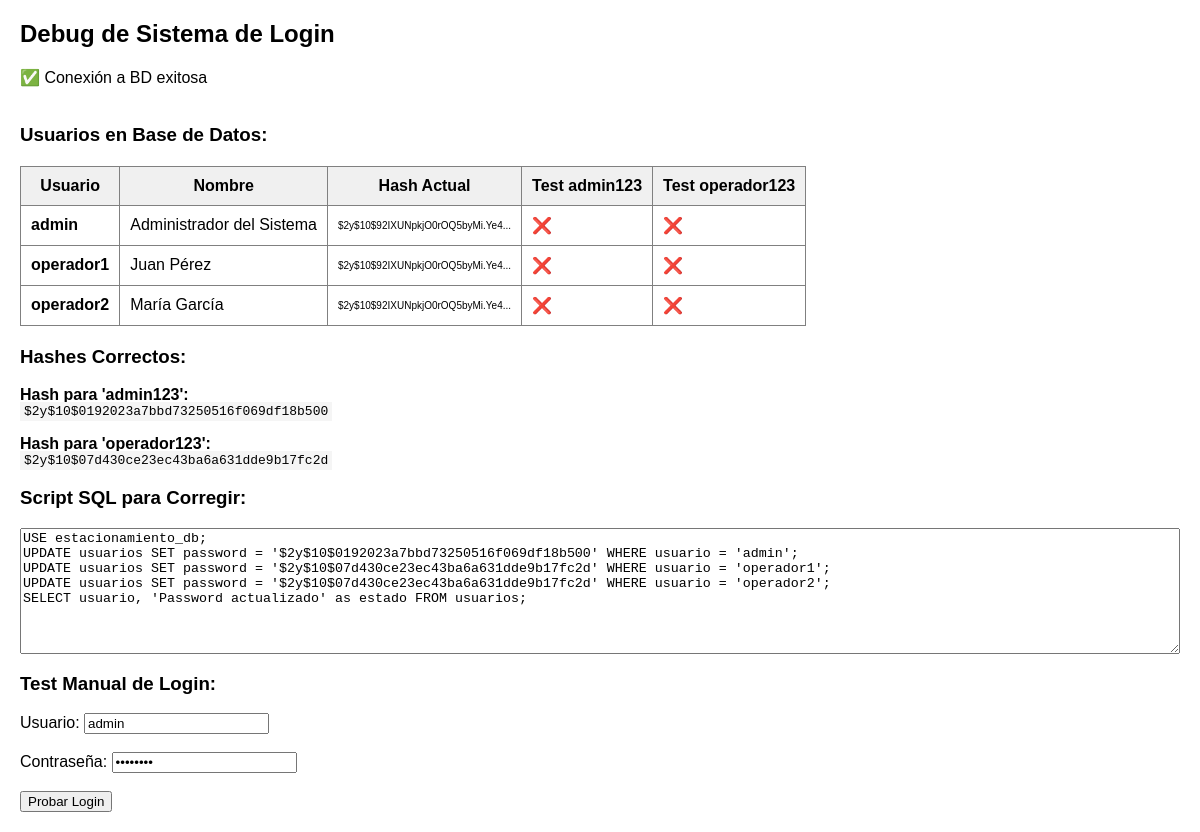
Page /debug_login.php on the earlier database version.
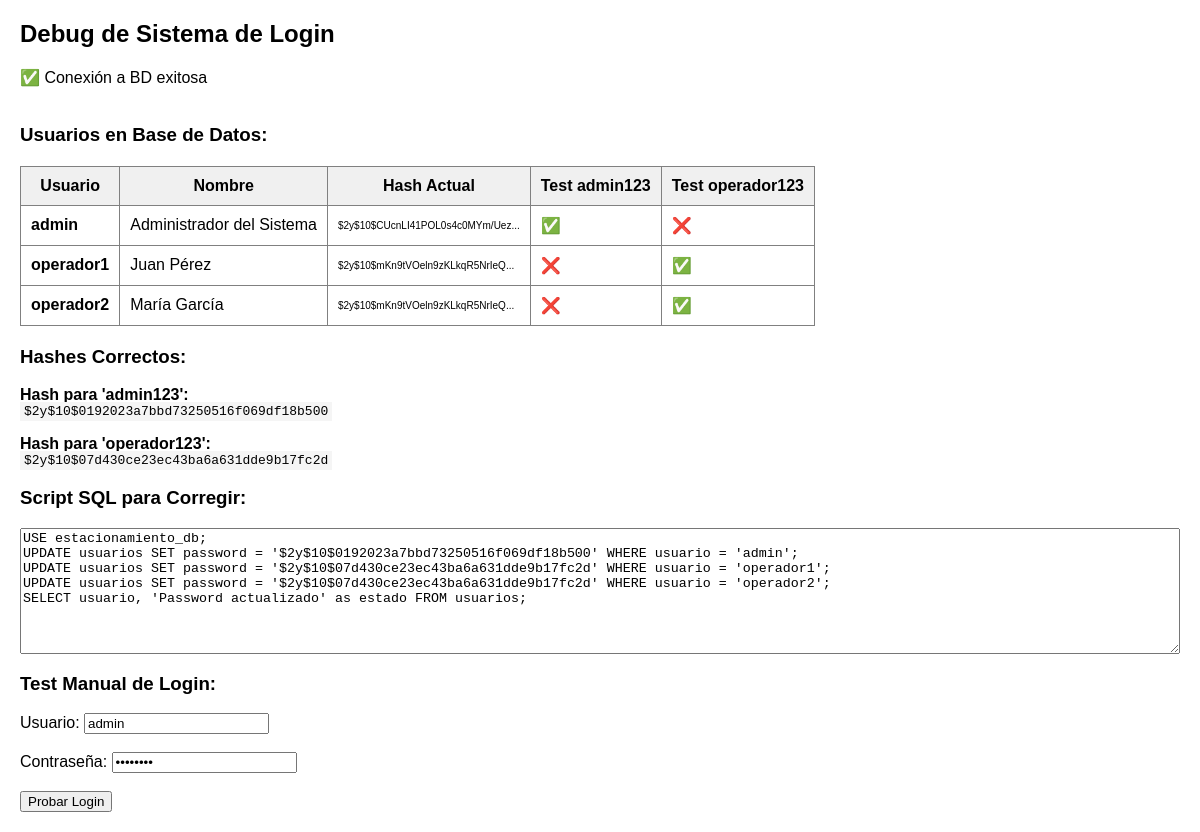
Same page on the later database version.
### tables this page shows
CREATE TABLE usuarios (
    id INT(11) NOT NULL AUTO_INCREMENT,
    usuario VARCHAR(50) NOT NULL UNIQUE,
    password VARCHAR(255) NOT NULL,
    nombre VARCHAR(100) NOT NULL,
    rol ENUM('Administrador', 'Operador') NOT NULL DEFAULT 'Operador',
    activo TINYINT(1) NOT NULL DEFAULT 1,
    fecha_creacion TIMESTAMP DEFAULT CURRENT_TIMESTAMP,
    fecha_actualizacion TIMESTAMP DEFAULT CURRENT_TIMESTAMP ON UPDATE CURRENT_TIMESTAMP,
    ultimo_acceso TIMESTAMP NULL,
    intentos_fallidos INT(3) DEFAULT 0,
    bloqueado_hasta TIMESTAMP NULL,
    PRIMARY KEY (id),
    INDEX idx_usuario (usuario),
    INDEX idx_rol (rol),
    INDEX idx_activo (activo)
);

### debug_login.php (the view, shortened to what this page needs)
<?php
echo "<h2>Debug de Sistema de Login</h2>";
try {
    $pdo = new PDO("mysql:host=localhost;dbname=estacionamiento_db", "root", "123456");
    echo "✅ Conexión a BD exitosa<br><br>";
    $stmt = $pdo->query("SELECT * FROM usuarios");
    $usuarios = $stmt->fetchAll();
    echo "<h3>Usuarios en Base de Datos:</h3>";
    echo "<table border='1' cellpadding='10' style='border-collapse: collapse;'>";
    echo "<tr><th>Usuario</th><th>Nombre</th><th>Hash Actual</th><th>Test admin123</th><th>Test operador123</th></tr>";
    foreach ($usuarios as $user) {
        $testAdmin = password_verify('admin123', $user['password']);
        $testOperador = password_verify('operador123', $user['password']);
        echo "<tr>";
        echo "<td><strong>{$user['usuario']}</strong></td>";
        echo "<td>{$user['nombre']}</td>";
        echo "<td style='font-size: 10px;'>" . substr($user['password'], 0, 30) . "...</td>";
        echo "<td>" . ($testAdmin ? "✅" : "❌") . "</td>";
        echo "<td>" . ($testOperador ? "✅" : "❌") . "</td>";
        echo "</tr>";
    }
    echo "</table>";
    echo "<h3>Hashes Correctos:</h3>";
    $correctAdminHash = password_hash('admin123', PASSWORD_DEFAULT);
    $correctOperadorHash = password_hash('operador123', PASSWORD_DEFAULT);
    echo "<p><strong>Hash para 'admin123':</strong><br>";
    echo "<code>$correctAdminHash</code></p>";
    echo "<p><strong>Hash para 'operador123':</strong><br>";
    echo "<code>$correctOperadorHash</code></p>";
    echo "<h3>Script SQL para Corregir:</h3>";
    echo "<textarea rows='8' cols='100'>";
    echo "USE estacionamiento_db;\n";
    echo "UPDATE usuarios SET password = '$correctAdminHash' WHERE usuario = 'admin';\n";
    echo "UPDATE usuarios SET password = '$correctOperadorHash' WHERE usuario = 'operador1';\n";
    echo "UPDATE usuarios SET password = '$correctOperadorHash' WHERE usuario = 'operador2';\n";
    echo "SELECT usuario, 'Password actualizado' as estado FROM usuarios;";
    echo "</textarea>";
    echo "<h3>Test Manual de Login:</h3>";
    echo "<form method='post'>";
    echo "Usuario: <input type='text' name='test_user' value='admin'><br><br>";
    echo "Contraseña: <input type='password' name='test_pass' value='admin123'><br><br>";
    echo "<input type='submit' value='Probar Login'>";
    echo "</form>";
} catch (Exception $e) {
    echo "❌ Error: " . $e->getMessage();
}
?>

### debug_login.php (style rules this page uses)
table { margin: 20px 0; }
th { background: #f0f0f0; }
textarea { width: 100%; }
code { background: #f5f5f5; padding: 2px 4px; }

Differences in the rows shown:
changed usuarios "admin": password "$2y$10$92IXUNpkjO0rOQ5byMi.Ye4" → "$2y$10$CUcnLI41POL0s4c0MYm/Uez"; password "❌" → "✅"
changed usuarios "operador1": password "$2y$10$92IXUNpkjO0rOQ5byMi.Ye4" → "$2y$10$mKn9tVOeln9zKLkqR5NrIeQ"; password "❌" → "✅"
changed usuarios "operador2": password "$2y$10$92IXUNpkjO0rOQ5byMi.Ye4" → "$2y$10$mKn9tVOeln9zKLkqR5NrIeQ"; password "❌" → "✅"
